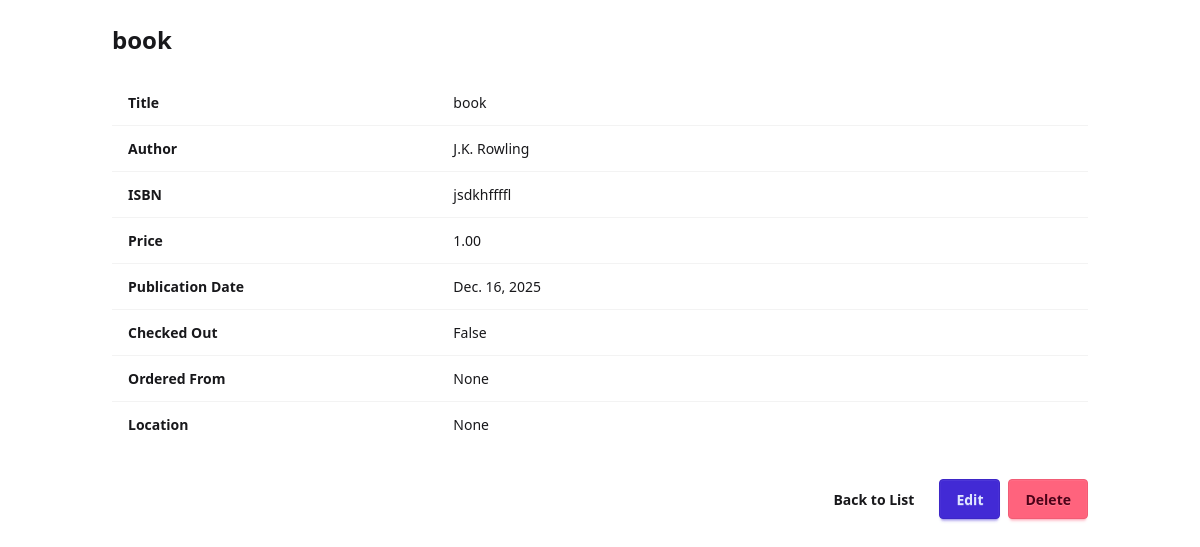
Page /book/24/ on the committed database.
### example/models.py (models this page shows, shortened)
class Book(models.Model):
    title = models.CharField(max_length=100,verbose_name='Title')
    author = models.ForeignKey('Author', on_delete=models.CASCADE,verbose_name='Author')
    isbn = models.CharField(max_length=13,verbose_name='ISBN')
    price = models.DecimalField(max_digits=10, decimal_places=2,verbose_name='Price')
    pub_date = models.DateField(verbose_name='Publication Date')
    checked_out = models.BooleanField(default=False,verbose_name='Checked Out')
    ordered_from = models.CharField(max_length=100, blank=True, null=True, verbose_name='Ordered From')
    location = models.CharField(max_length=100, blank=True, null=True, verbose_name='Location')
    class Meta:
        verbose_name = 'Book'
        verbose_name_plural = 'Books'
        permissions = [
            ('can_view_ordered_from', 'Can view ordered from field'),
        ]
    def __str__(self):
        return self.title

class Author(models.Model):
    name = models.CharField(max_length=100)
    def __str__(self):
        return self.name

### example/views.py (the view)
class BookCRUDView(CRUDView):
    model = Book
    fields = {
        'title': 'Title',
        'author': 'Author',
        'isbn': 'ISBN',
        'formatted_price': 'Price',
        'pub_date': 'Publication Date',
        'checked_out': 'Checked Out',
    }
    form_fields = {
        'title': 'Title',
        'author': 'Author',
        'isbn': 'ISBN',
        'price': 'Price',
        'pub_date': 'Publication Date',
        'checked_out': 'Checked Out',
        'ordered_from': 'Ordered From',
        'location': 'Location',
    }
    filter_fields = {'author': 'Author', 'checked_out': 'Checked Out'}
    search_fields = ['title', 'isbn']
    restricted_fields = {'ordered_from': 'can_view_ordered_from'}
    property_field_map = {'formatted_price': 'price'}
    inline_formsets = [
        {
            'model': BookRequest,
            'fields': ['requester_name', 'requester_email'],
            'can_delete': True,
        },
        {
            'model': RequestComment,
            'fields': ['comment'],
            'nested_under': BookRequest,
            'extra': 1,
            'can_delete': True,
        }
    ]
    extra_actions = [
        {
            'name': 'order-online',
            'view': OrderOnlineView,
            'label': 'Order Online',
            'method': 'POST',
        },
        {
            'name': 'check-in',
            'label': 'Check In',
            'view': CheckInView,
            'method': 'POST',
        },
        {
            'name': 'check-out',
            'label': 'Check Out',
            'view': CheckOutView,
            'method': 'POST',
        }
    ]

### orange_sherbert/view.py (called while the page is built)
def nestedinlineformset_factory(parent_model, model, parent_formset_name, **kwargs):
    FormSet = inlineformset_factory(
        parent_model,
        model,
        formset=NestedInlineFormSet,
        **kwargs
    )
    FormSet.parent_formset_name = parent_formset_name
    return FormSet

    def get_formsets(self):
        formsets = {}
        if self.inline_formsets:
            for config in self.inline_formsets:
                name = config['model']._meta.model_name
                parent_model = config.get('nested_under') or self.model
                parent_name = config['nested_under']._meta.model_name if config.get('nested_under') else None
                formset = nestedinlineformset_factory(
                    parent_model,
                    config['model'],
                    parent_formset_name=parent_name,
                    fields=config.get('fields', '__all__'),
                    extra=config.get('extra', 1),
                    can_delete=config.get('can_delete', True),
                )
                formsets[name] = formset
        return formsets

    def get(self, request, *args, **kwargs):
        if self.view_type == 'create':
            self.object = None
        elif self.view_type == 'update':
            self.object = self.get_object()
        if self.view_type in ('create', 'update', 'delete'):
            referer = request.META.get('HTTP_REFERER', '')
            if referer and '?' in referer:
                query_string = referer.split('?', 1)[1]
                request.session['list_query_params'] = query_string
        if self.inline_formsets:
            self.init_formsets()
        return super().get(request, *args, **kwargs)

### orange_sherbert/templates/orange_sherbert/detail.html (shortened to what this page needs)
{% extends "orange_sherbert/base.html" %}
{% load sherbert_tags %}
{% block content %}
<div class="container mx-auto">
    <div class="card">
        <div class="card-body">
            <h1 class="card-title text-2xl mb-4">{{ object }}</h1>
            <div class="overflow-x-auto mb-6">
                <table class="table">
                    <tbody>
                        {% for field_name, verbose_name, field_value in detail_fields %}
                        <tr>
                            <th class="w-1/3">{{ verbose_name }}</th>
                            <td>{{ field_value }}</td>
                        </tr>
                        {% endfor %}
                    </tbody>
                </table>
            </div>
            <div class="card-actions justify-end gap-2">
                <a href="{% url url_namespace|add:model_name|add:'-list' %}" class="btn btn-ghost">Back to List</a>
                <a href="{% url url_namespace|add:model_name|add:'-update' object.pk %}" class="btn btn-primary">Edit</a>
                <a href="{% url url_namespace|add:model_name|add:'-delete' object.pk %}" class="btn btn-error">Delete</a>
            </div>
        </div>
    </div>
</div>
{% endblock %}

### rows in the picture
Book: title "book", detail_fields "book" "jsdkhffffl" "1.00" "Dec. 16, 2025"
Author: verbose_name "Author", name "J.K. Rowling"

### other values in the picture
{{ verbose_name }} "Title" "ISBN" "Price" "Publication Date" "Checked Out" "Ordered From" "Location"
{{ field_value }} "False" "None" "None"
